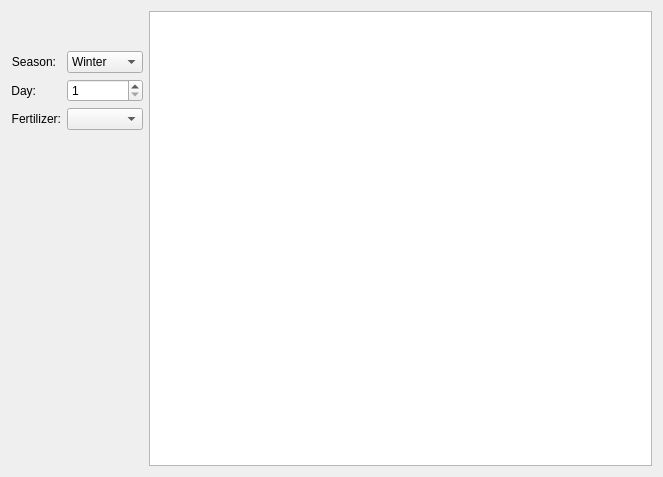
<?xml version="1.0" encoding="UTF-8"?>
<ui version="4.0">
 <class>main_window_widget</class>
 <widget class="QWidget" name="main_window_widget">
  <property name="geometry">
   <rect>
    <x>0</x>
    <y>0</y>
    <width>663</width>
    <height>477</height>
   </rect>
  </property>
  <property name="windowTitle">
   <string>Form</string>
  </property>
  <layout class="QVBoxLayout" name="verticalLayout_2">
   <item>
    <layout class="QHBoxLayout" name="big_layout" stretch="0,1">
     <item>
      <layout class="QVBoxLayout" name="verticalLayout" stretch="0,0,0,1">
       <item>
        <spacer name="verticalSpacer_2">
         <property name="orientation">
          <enum>Qt::Vertical</enum>
         </property>
         <property name="sizeHint" stdset="0">
          <size>
           <width>20</width>
           <height>40</height>
          </size>
         </property>
        </spacer>
       </item>
       <item>
        <layout class="QHBoxLayout" name="toggle_layout"/>
       </item>
       <item>
        <layout class="QFormLayout" name="formLayout_2">
         <item row="0" column="0">
          <widget class="QLabel" name="season_label">
           <property name="text">
            <string>Season:</string>
           </property>
           <property name="alignment">
            <set>Qt::AlignRight|Qt::AlignTrailing|Qt::AlignVCenter</set>
           </property>
          </widget>
         </item>
         <item row="0" column="1">
          <widget class="QComboBox" name="season_combo_box">
           <item>
            <property name="text">
             <string>Winter</string>
            </property>
           </item>
           <item>
            <property name="text">
             <string>Spring</string>
            </property>
           </item>
           <item>
            <property name="text">
             <string>Summer</string>
            </property>
           </item>
           <item>
            <property name="text">
             <string>Fall</string>
            </property>
           </item>
          </widget>
         </item>
         <item row="1" column="0">
          <widget class="QLabel" name="day_label">
           <property name="text">
            <string>Day:</string>
           </property>
           <property name="alignment">
            <set>Qt::AlignRight|Qt::AlignTrailing|Qt::AlignVCenter</set>
           </property>
          </widget>
         </item>
         <item row="1" column="1">
          <widget class="QSpinBox" name="day_spin_box">
           <property name="minimum">
            <number>1</number>
           </property>
           <property name="maximum">
            <number>28</number>
           </property>
          </widget>
         </item>
         <item row="2" column="0">
          <widget class="QLabel" name="fertilizer_label">
           <property name="text">
            <string>Fertilizer:</string>
           </property>
           <property name="alignment">
            <set>Qt::AlignRight|Qt::AlignTrailing|Qt::AlignVCenter</set>
           </property>
          </widget>
         </item>
         <item row="2" column="1">
          <widget class="QComboBox" name="fertilizer_combo_box"/>
         </item>
        </layout>
       </item>
       <item>
        <spacer name="verticalSpacer">
         <property name="orientation">
          <enum>Qt::Vertical</enum>
         </property>
         <property name="sizeHint" stdset="0">
          <size>
           <width>20</width>
           <height>40</height>
          </size>
         </property>
        </spacer>
       </item>
      </layout>
     </item>
     <item>
      <widget class="QTableView" name="crop_table_view">
       <property name="sizeAdjustPolicy">
        <enum>QAbstractScrollArea::AdjustToContents</enum>
       </property>
       <attribute name="verticalHeaderVisible">
        <bool>false</bool>
       </attribute>
      </widget>
     </item>
    </layout>
   </item>
  </layout>
 </widget>
 <resources/>
 <connections/>
</ui>
